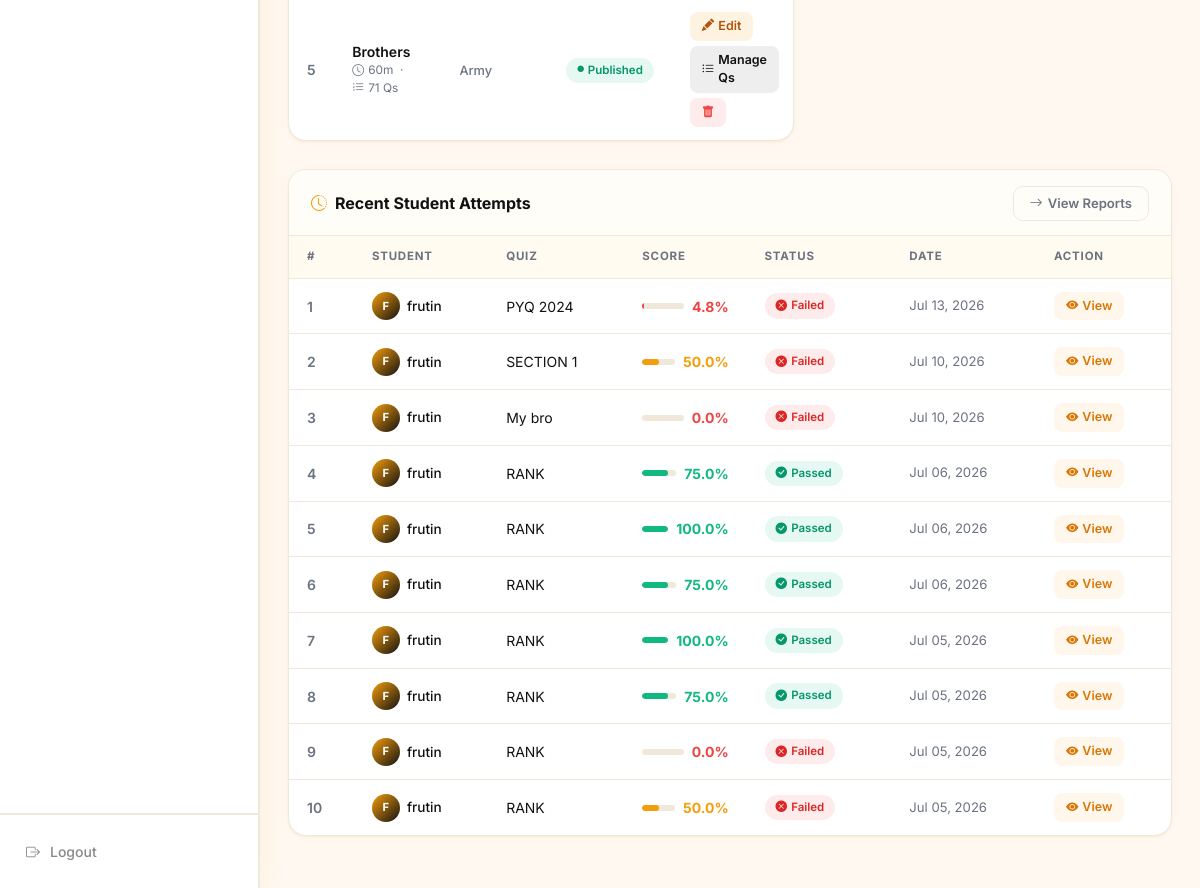
Page /admin-dashboard/ (signed in, lower part) on the earlier database version.
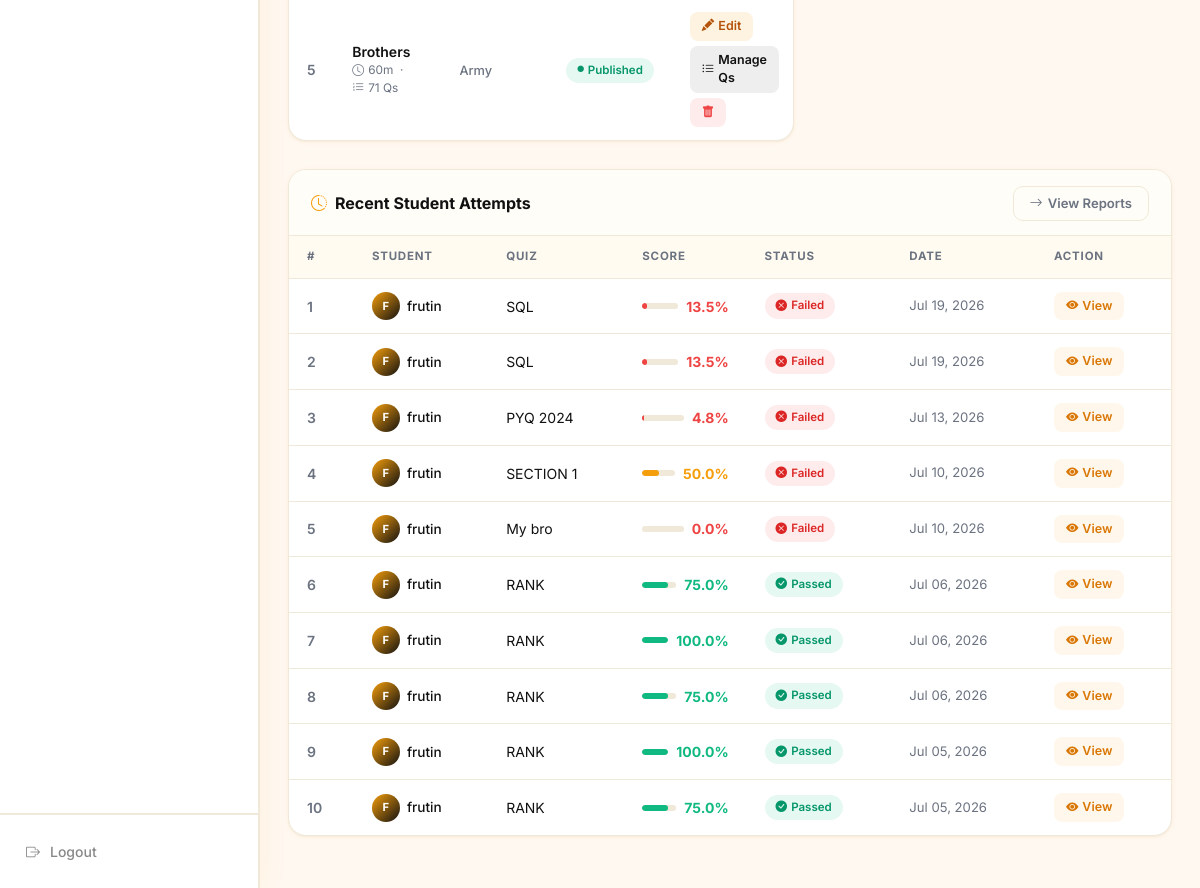
Same page on the later database version.
### quiz/models.py (models this page shows, shortened)
class Quiz(models.Model):
    title = models.CharField(max_length=255)
    description = models.TextField(blank=True, help_text="Short description of the quiz")
    category = models.ForeignKey(Category, on_delete=models.SET_NULL, null=True, blank=True, related_name='quizzes')
    subject = models.ForeignKey(Subject, on_delete=models.SET_NULL, null=True, blank=True, related_name='quizzes')
    academic_year = models.CharField(max_length=50, default="2025-2026", blank=True, null=True)
    unit = models.CharField(max_length=50, default="Unit 1", blank=True, null=True)
    difficulty = models.CharField(max_length=50, choices=[('Easy', 'Easy'), ('Medium', 'Medium'), ('Hard', 'Hard')], default='Medium')
    duration = models.PositiveIntegerField(default=60, help_text="Time limit in minutes")
    passing_score = models.PositiveIntegerField(default=60, help_text="Passing score percentage (0-100)")
    negative_marking = models.BooleanField(default=False, help_text="Enable negative marking for this quiz")
    negative_marks_per_question = models.FloatField(default=0.0, help_text="Marks deducted for each incorrect answer")
    shuffle_questions = models.BooleanField(default=False, help_text="Shuffle questions order for each attempt")
    shuffle_options = models.BooleanField(default=False, help_text="Shuffle choices/options for each question")
    max_attempts = models.PositiveIntegerField(default=1, help_text="Maximum allowed attempts per student")
    start_date = models.DateTimeField(null=True, blank=True, help_text="Quiz availability start date")
    end_date = models.DateTimeField(null=True, blank=True, help_text="Quiz availability end date/deadline")
    deadline = models.DateTimeField(null=True, blank=True, help_text="Backwards compatible deadline datetime")
    status = models.CharField(max_length=50, choices=[('Draft', 'Draft'), ('Published', 'Published'), ('Archived', 'Archived')], default='Draft')
    created_by = models.ForeignKey(User, on_delete=models.CASCADE, related_name='quizzes_created', null=True, blank=True)
    created_at = models.DateTimeField(auto_now_add=True)
    class Meta:
        verbose_name_plural = "Quizzes"
        ordering = ['-created_at']
    @property
    def total_questions(self):
        return self.questions.count()
    @property
    def time_limit(self):
        return self.duration * 60

class Category(models.Model):
    name = models.CharField(max_length=255)
    description = models.TextField(blank=True)
    icon = models.CharField(max_length=100, default='fa-graduation-cap', help_text="FontAwesome icon class name")
    class Meta:
        verbose_name_plural = "Categories"
        ordering = ['name']

class QuizAttempt(models.Model):
    quiz = models.ForeignKey(Quiz, on_delete=models.CASCADE, related_name='attempts')
    user = models.ForeignKey('UserRegister', on_delete=models.CASCADE, related_name='quiz_attempts')
    score = models.IntegerField(default=0)
    total_questions = models.PositiveIntegerField(default=0)
    correct_answers = models.PositiveIntegerField(default=0)
    percentage = models.FloatField(default=0.0)
    passed = models.BooleanField(default=False)
    time_taken = models.PositiveIntegerField(default=0, help_text="Time taken in seconds")
    grade = models.CharField(max_length=5, default='F')
    status = models.CharField(max_length=50, choices=[('InProgress', 'InProgress'), ('Completed', 'Completed')], default='Completed')
    completed_at = models.DateTimeField(auto_now_add=True)
    class Meta:
        ordering = ['-completed_at']

class UserRegister(models.Model):
    username = models.CharField(max_length=150)
    email = models.EmailField()
    mobile = models.CharField(max_length=15, unique=True, null=True, blank=True)
    age = models.PositiveIntegerField(null=True, blank=True)
    gender = models.CharField(max_length=20, choices=[('Male', 'Male'), ('Female', 'Female'), ('Other', 'Other')], null=True, blank=True)
    place = models.CharField(max_length=255, null=True, blank=True)
    password = models.CharField(max_length=255, help_text="Stored password hash at time of registration")
    photo_url = models.CharField(max_length=255, blank=True, null=True, default='/static/quiz/images/default-avatar.png')
    target_exam = models.CharField(max_length=255, blank=True, null=True, default='UPSC', help_text="e.g. UPSC, SSC, Banking")
    education_qualification = models.CharField(max_length=50, blank=True, null=True, default='Graduate', help_text="e.g. Graduate, Post Graduate")
    preparation_stage = models.TextField(blank=True, help_text="e.g. Beginner, 1 Year, etc.")
    registered_at = models.DateTimeField(auto_now_add=True)
    last_active = models.DateTimeField(null=True, blank=True, help_text="Timestamp of the user's last request")
    current_session_start = models.DateTimeField(null=True, blank=True, help_text="Timestamp when the current session started")

### quiz/views.py (the view)
# urls.py: path('admin-dashboard/', views.admin_dashboard, name='admin_dashboard'),
@user_passes_test(is_admin)
def admin_dashboard(request):
    users = UserRegister.objects.all()
    students_count = users.count()
    quizzes = Quiz.objects.all()
    active_quizzes_count = quizzes.filter(status='Published').count()
    questions_count = Question.objects.count()
    categories_count = Category.objects.count()
    recent_attempts = QuizAttempt.objects.all().select_related('quiz', 'user').order_by('-completed_at')[:10]
    recent_quizzes = Quiz.objects.all().select_related('category').order_by('-created_at')[:5]
    online_threshold = timezone.now() - timedelta(minutes=5)
    online_users = UserRegister.objects.filter(last_active__gte=online_threshold).order_by('-last_active')
    stats = {
        'total_users': users.count(),
        'total_students': students_count,
        'total_quizzes': quizzes.count(),
        'active_quizzes': active_quizzes_count,
        'total_questions': questions_count,
        'total_categories': categories_count,
        'online_users_count': online_users.count(),
    }
    context = {
        'stats': stats,
        'recent_attempts': recent_attempts,
        'recent_quizzes': recent_quizzes,
        'online_users': online_users,
    }
    return render(request, 'quiz/admin_dashboard.html', context)

### quiz/views.py (called while the page is built)
def is_admin(user):
    return user.is_authenticated and (user.is_staff or user.is_superuser)

### quiz/templates/quiz/admin_dashboard.html (shortened to what the changed rows need)
{% load static %}
<!DOCTYPE html>
<html lang="en">
<head>
  <link href="https://cdn.jsdelivr.net/npm/bootstrap@5.3.2/dist/css/bootstrap.min.css" rel="stylesheet">
  <link rel="stylesheet" href="https://cdn.jsdelivr.net/npm/bootstrap-icons@1.11.3/font/bootstrap-icons.min.css">
</head>
<body>
  <div class="main-wrapper">
    <main class="content-area">
      <div class="row g-4 align-items-start">
        <div class="col-lg-7">
          <div class="section-card">
            <div class="section-card-body">
              {% if recent_quizzes %}
              <table class="dash-table">
                <tbody>
                  {% for quiz in recent_quizzes %}
                  <tr>
                    <td style="color:var(--text-muted);font-weight:600;">{{ forloop.counter }}</td>
                    <td>
                      <div style="font-weight:600;max-width:200px;white-space:nowrap;overflow:hidden;text-overflow:ellipsis;">{{ quiz.title }}</div>
                      <div style="font-size:.74rem;color:var(--text-muted);">
                        <i class="bi bi-clock me-1"></i>{{ quiz.duration }}m
                        &nbsp;·&nbsp;
                        <i class="bi bi-list-ol me-1"></i>{{ quiz.total_questions }} Qs
                      </div>
                    </td>
                    <td><span style="font-size:.8rem;font-weight:500;color:var(--text-muted);">{{ quiz.category.name|default:"—" }}</span></td>
                    <td>
                      {% if quiz.status == 'Published' %}
                        <span class="badge-pill badge-published"><i class="bi bi-circle-fill" style="font-size:.4rem;"></i> Published</span>
                      {% elif quiz.status == 'Draft' %}
                        <span class="badge-pill badge-draft"><i class="bi bi-circle-fill" style="font-size:.4rem;"></i> Draft</span>
                      {% else %}
                        <span class="badge-pill badge-archived"><i class="bi bi-circle-fill" style="font-size:.4rem;"></i> Archived</span>
                      {% endif %}
                    </td>
                    <td>
                      <div style="display:flex;gap:5px;flex-wrap:wrap;">
                        <a href="{% url 'quiz:admin_edit_quiz' quiz.id %}" class="tbl-action-btn btn-edit" id="btn-edit-quiz-{{ quiz.id }}">
                          <i class="bi bi-pencil-fill"></i> Edit
                        </a>
                        <a href="{% url 'quiz:admin_quiz_questions_list' quiz.id %}" class="tbl-action-btn btn-add" id="btn-manage-q-{{ quiz.id }}" title="Manage Questions">
                          <i class="bi bi-list-ul"></i> Manage Qs
                        </a>
                        <form method="post" action="{% url 'quiz:admin_delete_quiz' quiz.id %}" style="display:inline;" onsubmit="return confirm('Delete {{ quiz.title }}?');">
                          <button type="submit" class="tbl-action-btn btn-del" id="btn-del-quiz-{{ quiz.id }}">
                            <i class="bi bi-trash-fill"></i>
                          </button>
                        </form>
                      </div>
                    </td>
                  </tr>
                  {% endfor %}
                </tbody>
              </table>
              {% else %}
              <div class="empty-state">
                <i class="bi bi-journal-x"></i>
                <p>No quizzes yet. <a href="{% url 'quiz:admin_add_quiz' %}" style="color:var(--accent);">Create your first quiz →</a></p>
              </div>
              {% endif %}
            </div>
          </div>
        </div>
      </div>
      <div class="section-card" style="margin-top:4px;">
        <div class="section-card-body">
          {% if recent_attempts %}
          <table class="dash-table">
            <thead>
              <tr>
                <th>#</th>
                <th>Student</th>
                <th>Quiz</th>
                <th>Score</th>
                <th>Status</th>
                <th>Date</th>
                <th>Action</th>
              </tr>
            </thead>
            <tbody>
              {% for attempt in recent_attempts %}
              <tr>
                <td style="color:var(--text-muted);font-weight:600;">{{ forloop.counter }}</td>
                <td>
                  <div class="user-chip">
                    <div class="u-avatar">{{ attempt.user.username|first|upper }}</div>
                    <span>{{ attempt.user.username }}</span>
                  </div>
                </td>
                <td style="max-width:180px;white-space:nowrap;overflow:hidden;text-overflow:ellipsis;">{{ attempt.quiz.title }}</td>
                <td>
                  <div class="pct-bar">
                    <div class="bar-track">
                      <div class="bar-fill"
                        style="width:{{ attempt.percentage }}%;
                               background:{% if attempt.percentage >= 70 %}#10b981{% elif attempt.percentage >= 50 %}#f59e0b{% else %}#ef4444{% endif %};">
                      </div>
                    </div>
                    <span class="{% if attempt.percentage >= 70 %}score-good{% elif attempt.percentage >= 50 %}score-mid{% else %}score-bad{% endif %}">
                      {{ attempt.percentage }}%
                    </span>
                  </div>
                </td>
                <td>
                  {% if attempt.passed %}
                    <span class="badge-pill badge-passed"><i class="bi bi-check-circle-fill"></i> Passed</span>
                  {% else %}
                    <span class="badge-pill badge-failed"><i class="bi bi-x-circle-fill"></i> Failed</span>
                  {% endif %}
                </td>
                <td style="color:var(--text-muted);font-size:.82rem;white-space:nowrap;">{{ attempt.completed_at|date:"M d, Y" }}</td>
                <td>
                  <a href="{% url 'quiz:results' attempt.id %}" class="tbl-action-btn btn-view" id="btn-view-attempt-{{ attempt.id }}">
                    <i class="bi bi-eye-fill"></i> View
                  </a>
                </td>
              </tr>
              {% endfor %}
            </tbody>
          </table>
          {% else %}
          <div class="empty-state">
            <i class="bi bi-hourglass"></i>
            <p>No student attempts recorded yet.</p>
          </div>
          {% endif %}
        </div>
      </div>
    </main>
  </div>
</body>
</html>

Differences in the rows shown:
no longer on this page (row unchanged): QuizAttempt: user.username|first "F", user.username "frutin", quiz "RANK", percentage "0.0", passed False (drawn), completed_at "Jul 05, 2026"
no longer on this page (row unchanged): QuizAttempt: user.username|first "F", user.username "frutin", quiz "RANK", percentage "50.0", passed False (drawn), completed_at "Jul 05, 2026"
added QuizAttempt: user.username|first "F", user.username "frutin", quiz "SQL", percentage "13.5", passed False (drawn), completed_at "Jul 19, 2026"
added QuizAttempt: user.username|first "F", user.username "frutin", quiz "SQL", percentage "13.5", passed False (drawn), completed_at "Jul 19, 2026"
